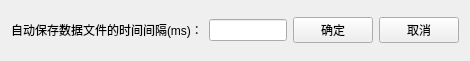
<?xml version="1.0" encoding="UTF-8"?>
<ui version="4.0">
 <class>PanelAutoSave</class>
 <widget class="QWidget" name="PanelAutoSave">
  <property name="geometry">
   <rect>
    <x>0</x>
    <y>0</y>
    <width>470</width>
    <height>61</height>
   </rect>
  </property>
  <property name="windowTitle">
   <string>自动保存设置窗口</string>
  </property>
  <layout class="QGridLayout" name="gridLayout">
   <item row="0" column="0">
    <widget class="QLabel" name="label">
     <property name="text">
      <string>自动保存数据文件的时间间隔(ms)：</string>
     </property>
    </widget>
   </item>
   <item row="0" column="1">
    <widget class="QLineEdit" name="lineEditTime">
     <property name="alignment">
      <set>Qt::AlignRight|Qt::AlignTrailing|Qt::AlignVCenter</set>
     </property>
     <property name="clearButtonEnabled">
      <bool>true</bool>
     </property>
    </widget>
   </item>
   <item row="0" column="2">
    <widget class="QPushButton" name="pushButtonYes">
     <property name="text">
      <string>确定</string>
     </property>
    </widget>
   </item>
   <item row="0" column="3">
    <widget class="QPushButton" name="pushButtonCancel">
     <property name="text">
      <string>取消</string>
     </property>
    </widget>
   </item>
  </layout>
 </widget>
 <resources/>
 <connections/>
</ui>
